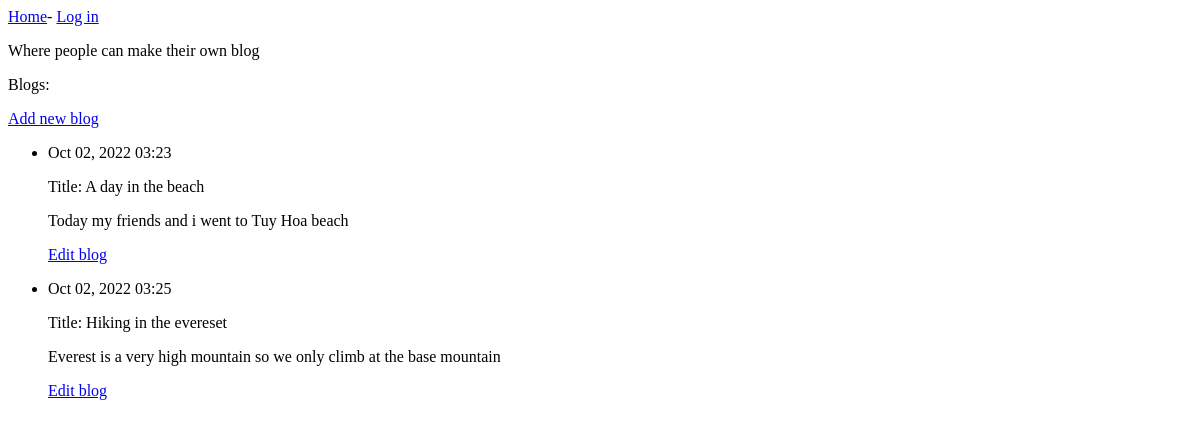
The app's page /, older data.
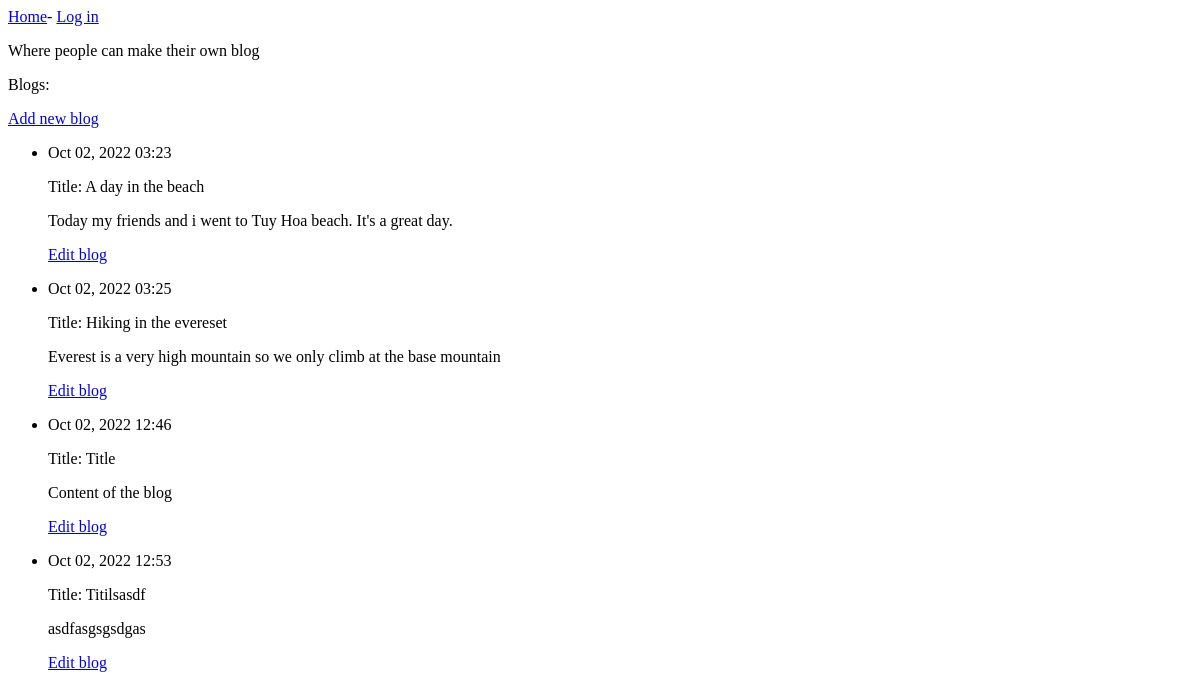
The same page, newer data.
### blogs/models.py (models this page shows, shortened)
class BlogPost(models.Model):
	title= models.CharField(max_length = 300)
	text = models.TextField()
	date_added = models.DateTimeField(auto_now_add= True)

### blogs/views.py (the view)
# urls.py: path("", views.index , name = "index"),
def index(request):
	blogs = BlogPost.objects.order_by("date_added")
	context = {"blogs": blogs}
	return render(request, "blogs/index.html", context)

### blogs/templates/blogs/index.html
{% extends "blogs/base.html" %}
{% block content %}
	<p>Where people can make their own blog</p>
	<p>Blogs:</p>
	<p>
		<a href="{% url 'blogs:new_blog' %}">Add new blog</a>
	</p>
	<ul>
		{% for blog in blogs %}
			<li>
				<p>{{ blog.date_added|date:'M d, Y H:i' }}</p>
				<p>Title: {{ blog.title }}</p>
				<p>{{ blog.text|linebreaks }}</p>
				<p><a href="{% url 'blogs:edit_blog' blog.id %}">Edit blog</a></p>
			</li>
		{% empty %}
			<li>There's no blogs yet.</li>
		{% endfor %}
	</ul>
{% endblock content %}

### blogs/templates/blogs/base.html
<p>
	<a href="{% url 'blogs:index' %}">Home</a>-
	{% if user.is_authenticated %}
		Hello, {{ user.username }}
	{% else %}
		<a href="{% url 'users:login' %}">Log in</a>
	{% endif %}
</p>
{% block content %}{% endblock content %}

Row changes from the older to the newer data that the page shows:
changed BlogPost "A day in the beach": text "Today my friends and i went to Tuy Hoa beach" → "Today my friends and i went to Tuy Hoa beach. It's a great day."
added BlogPost: date_added "Oct 02, 2022 12:46", title "Title", text "Content of the blog"
added BlogPost: date_added "Oct 02, 2022 12:53", title "Titilsasdf", text "asdfasgsgsdgas"
